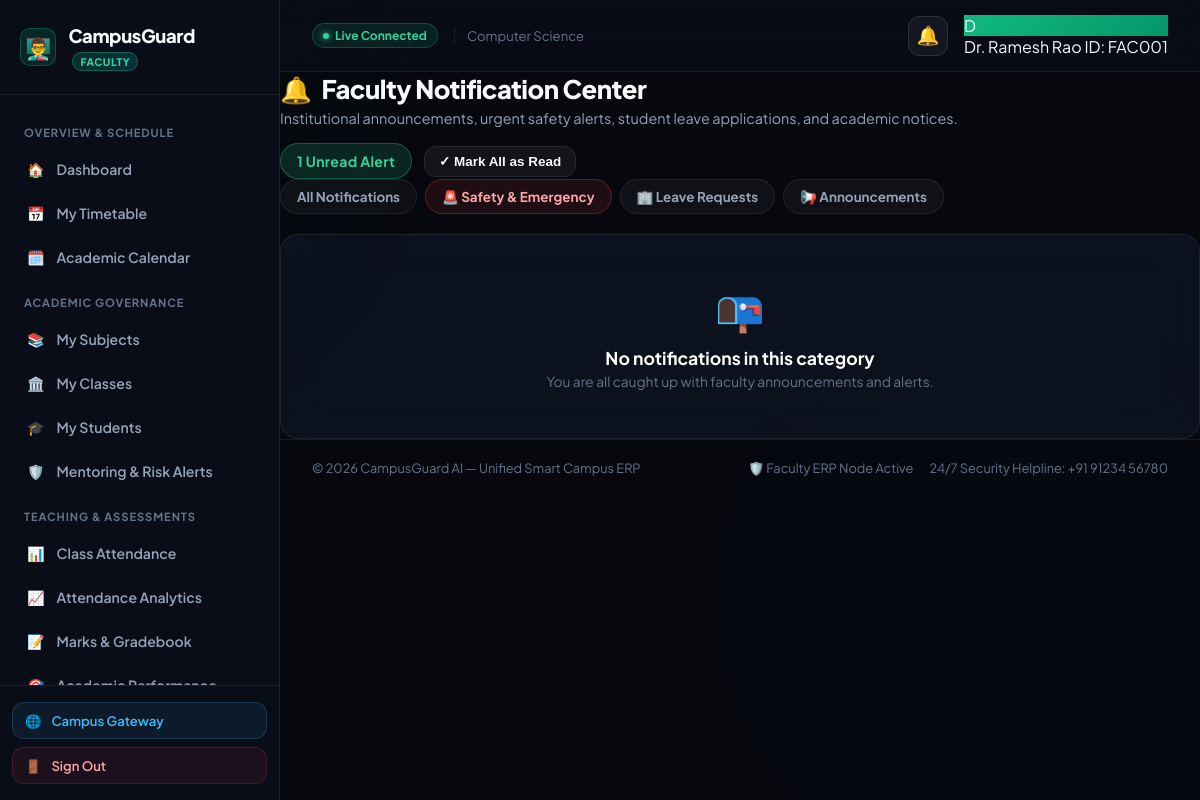
The app's page /faculty/notifications (signed in) with its own data.
### tables this page shows
CREATE TABLE faculties (
            id INTEGER PRIMARY KEY AUTOINCREMENT,
            faculty_id TEXT UNIQUE NOT NULL,
            name TEXT NOT NULL,
            email TEXT UNIQUE NOT NULL,
            phone TEXT NOT NULL,
            password_hash TEXT NOT NULL,
            department TEXT NOT NULL,
            designation TEXT DEFAULT 'Associate Professor & Faculty Advisor',
            cabin TEXT DEFAULT 'CS-201 (Cabin 4)',
            created_at TIMESTAMP DEFAULT CURRENT_TIMESTAMP
        );

### routes/faculty.py (the view)
@faculty_bp.route('/faculty/notifications')
@faculty_required
def faculty_notifications(faculty):
    conn = get_db_connection()
    try:
        notifications = conn.execute("""
            SELECT * FROM notifications
            WHERE recipient_role = 'faculty' AND recipient_id = ?
            ORDER BY created_at DESC
        """, (faculty['id'],)).fetchall()
        unread_count = sum(1 for n in notifications if not n['is_read'])
        return render_template(
            'faculty/notifications.html',
            faculty=faculty,
            notifications=notifications,
            unread_count=unread_count,
            active_page='notifications'
        )
    finally:
        conn.close()

### templates/faculty/notifications.html (shortened to what this page needs)
{% extends "faculty/base_faculty.html" %}
{% block faculty_content %}
<div class="page-header-block">
    <div class="page-title-group">
        <h1><span>🔔</span> Faculty Notification Center</h1>
        <p>Institutional announcements, urgent safety alerts, student leave applications, and academic notices.</p>
    </div>
    <div style="display: flex; gap: 12px; align-items: center;">
        <span class="badge badge-green" style="font-size: 0.88rem; padding: 8px 16px;">
            {{ unread_count }} Unread Alert{% if unread_count != 1 %}s{% endif %}
        </span>
        {% if unread_count > 0 %}
            <form method="POST" action="{{ url_for('faculty_notifications_read_all') }}" style="display: inline;">
                <button type="submit" class="btn-secondary" style="font-size: 0.84rem; padding: 7px 14px;">
                    ✓ Mark All as Read
                </button>
            </form>
        {% endif %}
    </div>
</div>
<div style="display: flex; gap: 8px; flex-wrap: wrap; margin-bottom: 20px;">
    <a href="{{ url_for('faculty_notifications', category='all') }}"
       style="padding: 8px 16px; border-radius: var(--pill-radius); text-decoration: none; font-size: 0.84rem; font-weight: 700; border: 1px solid var(--glass-border); {% if category_filter == 'all' %}background: linear-gradient(135deg, #10b981, #059669); color: #fff; border-color: transparent;{% else %}background: rgba(255, 255, 255, 0.04); color: var(--text-secondary);{% endif %}">
        All Notifications
    </a>
    <a href="{{ url_for('faculty_notifications', category='Emergency') }}"
       style="padding: 8px 16px; border-radius: var(--pill-radius); text-decoration: none; font-size: 0.84rem; font-weight: 700; border: 1px solid var(--glass-border); {% if category_filter == 'Emergency' %}background: var(--sos-gradient); color: #fff; border-color: transparent;{% else %}background: rgba(239, 68, 68, 0.1); color: #fca5a5; border-color: rgba(239, 68, 68, 0.3);{% endif %}">
        🚨 Safety &amp; Emergency
    </a>
    <a href="{{ url_for('faculty_notifications', category='Leave') }}"
       style="padding: 8px 16px; border-radius: var(--pill-radius); text-decoration: none; font-size: 0.84rem; font-weight: 700; border: 1px solid var(--glass-border); {% if category_filter == 'Leave' %}background: linear-gradient(135deg, #10b981, #059669); color: #fff; border-color: transparent;{% else %}background: rgba(255, 255, 255, 0.04); color: var(--text-secondary);{% endif %}">
        🏢 Leave Requests
    </a>
    <a href="{{ url_for('faculty_notifications', category='Announcement') }}"
       style="padding: 8px 16px; border-radius: var(--pill-radius); text-decoration: none; font-size: 0.84rem; font-weight: 700; border: 1px solid var(--glass-border); {% if category_filter == 'Announcement' %}background: linear-gradient(135deg, #10b981, #059669); color: #fff; border-color: transparent;{% else %}background: rgba(255, 255, 255, 0.04); color: var(--text-secondary);{% endif %}">
        📢 Announcements
    </a>
</div>
<div style="display: flex; flex-direction: column; gap: 14px;">
    {% for alert in alerts %}
    <div class="content-card" style="padding: 20px 24px; {% if not alert.is_read %}border-color: rgba(16, 185, 129, 0.4); background: rgba(20, 27, 45, 0.9); box-shadow: 0 0 20px rgba(16, 185, 129, 0.15);{% endif %}">
        <div style="display: flex; justify-content: space-between; align-items: flex-start; flex-wrap: wrap; gap: 12px;">
            <div style="display: flex; gap: 16px; align-items: flex-start; flex: 1; min-width: 280px;">
                <div style="width: 44px; height: 44px; border-radius: 12px; background: {% if alert.priority == 'Critical' %}rgba(239, 68, 68, 0.2){% elif alert.priority == 'High' %}rgba(251, 191, 36, 0.2){% else %}rgba(16, 185, 129, 0.2){% endif %}; display: flex; align-items: center; justify-content: center; font-size: 1.4rem;">
                    {% if alert.category == 'Emergency' %}🚨{% elif alert.category == 'Leave' %}🏢{% elif alert.category == 'Academic' %}📚{% else %}📢{% endif %}
                </div>
                <div style="flex: 1;">
                    <div style="display: flex; align-items: center; gap: 10px; margin-bottom: 4px; flex-wrap: wrap;">
                        <span class="badge {% if alert.priority == 'Critical' %}badge-red{% elif alert.priority == 'High' %}badge-yellow{% else %}badge-green{% endif %}">
                            {{ alert.priority }} Priority
                        </span>
                        <span class="badge badge-indigo">{{ alert.category }}</span>
                        {% if not alert.is_read %}
                            <span class="badge badge-cyan" style="font-size: 0.68rem;">NEW</span>
                        {% endif %}
                    </div>
                    <h3 style="font-size: 1.05rem; font-weight: 800; color: var(--text-primary); margin: 6px 0;">
                        {{ alert.title }}
                    </h3>
                    <p style="color: var(--text-secondary); font-size: 0.88rem; line-height: 1.5; margin: 0 0 8px;">
                        {{ alert.message }}
                    </p>
                    <div style="font-size: 0.76rem; color: var(--text-muted); font-family: var(--font-mono);">
                        Timestamp: {{ alert.created_at }}
                    </div>
                </div>
            </div>
            <div>
                {% if not alert.is_read %}
                    <form method="POST" action="{{ url_for('faculty_notifications_read_single', notif_id=alert.id) }}">
                        <button type="submit" class="btn-secondary" style="font-size: 0.78rem; padding: 6px 12px;">
                            Mark as Read
                        </button>
                    </form>
                {% else %}
                    <span style="font-size: 0.78rem; color: var(--text-muted);">✓ Read</span>
                {% endif %}
            </div>
        </div>
    </div>
    {% else %}
    <div class="content-card" style="text-align: center; padding: 48px; color: var(--text-muted);">
        <div style="font-size: 2.5rem; margin-bottom: 12px;">📭</div>
        <h3 style="font-size: 1.1rem; color: #fff; margin-bottom: 4px;">No notifications in this category</h3>
        <p style="font-size: 0.86rem; margin: 0;">You are all caught up with faculty announcements and alerts.</p>
    </div>
    {% endfor %}
</div>
{% endblock %}

### templates/faculty/base_faculty.html (shortened to what this page needs)
<!DOCTYPE html>
<html lang="en">
<head>
    <link rel="stylesheet" href="{{ url_for('static', filename='css/campusguard-toast.css') }}">
    <link rel="stylesheet" href="{{ url_for('static', filename='css/parent.css') }}">
</head>
<body>
    <div class="ambient-background" aria-hidden="true">
        <div class="glow-orb" style="background: radial-gradient(circle, rgba(6, 182, 212, 0.12) 0%, transparent 70%); bottom: -100px; right: -100px; width: 600px; height: 600px; position: fixed; border-radius: 50%; pointer-events: none; z-index: 0;"></div>
    </div>
    <div class="portal-layout">
        <aside class="sidebar" id="parent-sidebar" aria-label="Faculty Navigation">
            <a href="{{ url_for('faculty_dashboard') }}" class="sidebar-brand">
                <div class="brand-icon" style="background: rgba(16, 185, 129, 0.15); border: 1px solid rgba(16, 185, 129, 0.3);">
                    <span style="font-size: 1.3rem;">👨‍🏫</span>
                </div>
                <span class="brand-name">CampusGuard <span class="brand-badge faculty-badge">FACULTY</span></span>
            </a>
            <nav class="sidebar-nav">
                <span class="nav-category">Overview &amp; Schedule</span>
                <a href="{{ url_for('faculty_dashboard') }}" class="nav-link {% if active_page == 'dashboard' %}active{% endif %}" id="nav-dashboard">
                    <span>🏠</span> <span class="nav-text">Dashboard</span>
                </a>
                <a href="{{ url_for('faculty_timetable') }}" class="nav-link {% if active_page == 'timetable' %}active{% endif %}" id="nav-timetable">
                    <span>📅</span> <span class="nav-text">My Timetable</span>
                </a>
                <a href="{{ url_for('faculty_calendar') }}" class="nav-link {% if active_page == 'calendar' %}active{% endif %}" id="nav-calendar">
                    <span>🗓️</span> <span class="nav-text">Academic Calendar</span>
                </a>
                <span class="nav-category">Academic Governance</span>
                <a href="{{ url_for('faculty_subjects') }}" class="nav-link {% if active_page == 'subjects' %}active{% endif %}" id="nav-subjects">
                    <span>📚</span> <span class="nav-text">My Subjects</span>
                </a>
                <a href="{{ url_for('faculty_classes') }}" class="nav-link {% if active_page == 'classes' %}active{% endif %}" id="nav-classes">
                    <span>🏛️</span> <span class="nav-text">My Classes</span>
                </a>
                <a href="{{ url_for('faculty_students') }}" class="nav-link {% if active_page == 'students' %}active{% endif %}" id="nav-students">
                    <span>🎓</span> <span class="nav-text">My Students</span>
                </a>
                <a href="{{ url_for('faculty_mentoring') }}" class="nav-link {% if active_page == 'mentoring' %}active{% endif %}" id="nav-mentoring">
                    <span>🛡️</span> <span class="nav-text">Mentoring &amp; Risk Alerts</span>
                </a>
                <span class="nav-category">Teaching &amp; Assessments</span>
                <a href="{{ url_for('faculty_attendance') }}" class="nav-link {% if active_page == 'attendance' %}active{% endif %}" id="nav-attendance">
                    <span>📊</span> <span class="nav-text">Class Attendance</span>
                </a>
                <a href="{{ url_for('faculty_attendance_analytics') }}" class="nav-link {% if active_page == 'attendance_analytics' %}active{% endif %}" id="nav-attendance-analytics">
                    <span>📈</span> <span class="nav-text">Attendance Analytics</span>
                </a>
                <a href="{{ url_for('faculty_marks') }}" class="nav-link {% if active_page == 'marks' %}active{% endif %}" id="nav-marks">
                    <span>📝</span> <span class="nav-text">Marks &amp; Gradebook</span>
                </a>
                <a href="{{ url_for('faculty_marks_performance') }}" class="nav-link {% if active_page == 'marks_performance' %}active{% endif %}" id="nav-marks-performance">
                    <span>🎯</span> <span class="nav-text">Academic Performance</span>
                </a>
            </nav>
            <div class="sidebar-footer">
                <a href="/" class="portal-switch-link" title="Open Main Landing Gateway">
                    <span>🌐</span> <span>Campus Gateway</span>
                </a>
                <a href="{{ url_for('faculty_logout') }}" class="logout-link" id="btn-logout" aria-label="Sign out">
                    <span>🚪</span> <span>Sign Out</span>
                </a>
            </div>
        </aside>
        <div class="main-wrapper">
            <header class="topbar">
                <div class="topbar-left">
                    <div class="conn-status-pill">
                        <span class="conn-dot"></span>
                        <span>Live Connected</span>
                    </div>
                    <div class="hide-mobile" style="font-size: 0.82rem; color: var(--text-muted); padding-left: 12px; border-left: 1px solid var(--glass-border);">
                        <span>{{ faculty.department if faculty else 'Dept of Computer Science & Engineering' }}</span>
                    </div>
                </div>
                <div class="topbar-right">
                    <div class="notif-bell-wrapper">
                        <button type="button" class="notif-bell-btn" id="notif-bell-btn" aria-label="View notifications">
                            <span>🔔</span>
                        </button>
                    </div>
                    <div class="topbar-user-pill">
                        <div class="user-avatar" style="background: linear-gradient(135deg, #10b981, #059669);">
                            {{ faculty.name[:1] if faculty else 'F' }}
                        </div>
                        <div class="user-info hide-mobile">
                            <span class="user-name">{{ faculty.name if faculty else 'Faculty Advisor' }}</span>
                            <span class="user-role">ID: {{ faculty.faculty_id if faculty else 'FAC001' }}</span>
                        </div>
                    </div>
                </div>
            </header>
            <main class="page-content" id="main-content">
                {% block content %}
                {% block faculty_content %}{% endblock %}
                {% endblock %}
            </main>
            <footer style="padding: 20px 32px; border-top: 1px solid var(--glass-border); color: var(--text-muted); font-size: 0.8rem; display: flex; justify-content: space-between; align-items: center; flex-wrap: wrap; gap: 12px;">
                <div>© 2026 CampusGuard AI — Unified Smart Campus ERP</div>
                <div style="display: flex; gap: 16px;">
                    <span>🛡️ Faculty ERP Node Active</span>
                    <span>24/7 Security Helpline: +91 91234 56780</span>
                </div>
            </footer>
        </div>
    </div>
</body>
</html>

### records on screen
faculties: department "Computer Science", name "D", name "Dr. Ramesh Rao", faculty "FAC001"

### other values on screen
{{ unread_count }} "1"
